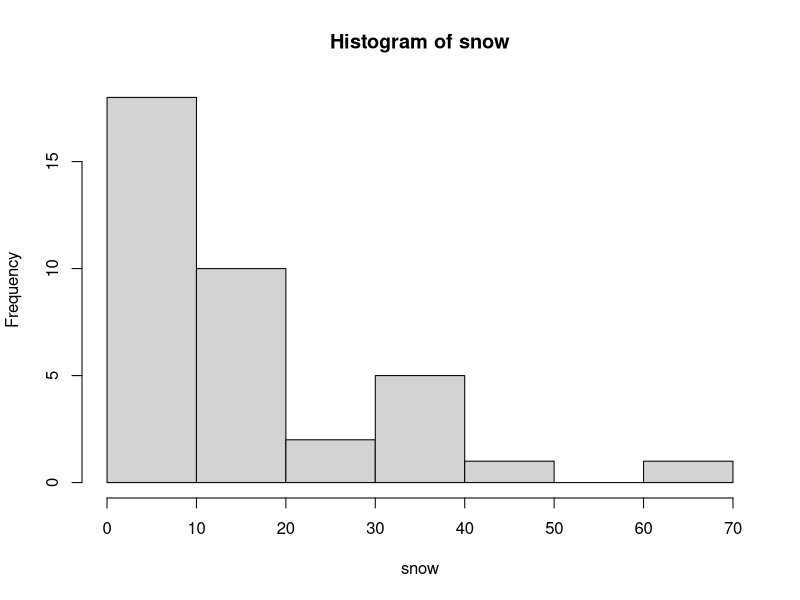
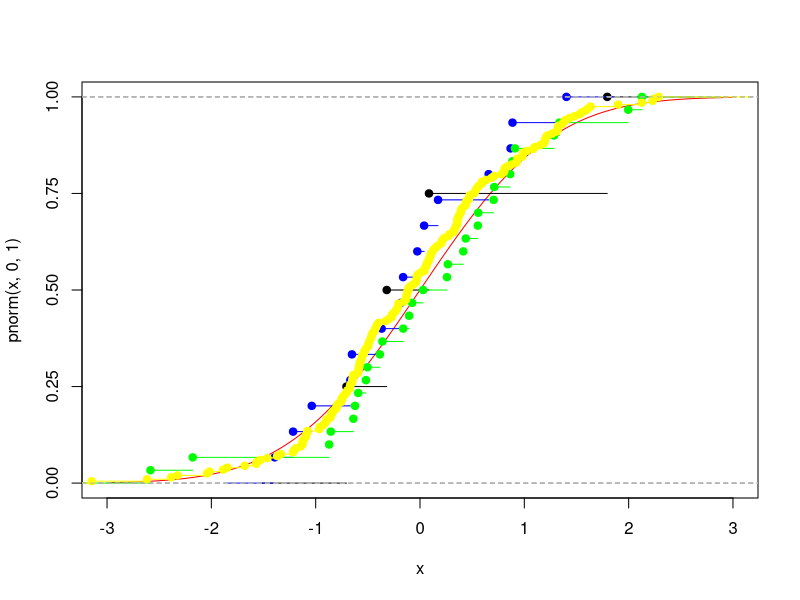

These figures' R source, in order:
snow <- c(1,1,3,3,3,4,5,5,5,5,5,5,5,5,6,10,10,10,15,15,15,15,20,20,20,20,20, 20,30,30,35,40,40,40,40,45,65)
table(snow)
hist(snow)

m=mean(snow)
m
med=median(snow)
med
sqrt(mean((snow-m)^2))
sqrt(mean((snow-med)^2))

x=seq(-3, 3, by=0.001)
plot(x, pnorm(x, 0, 1), yaxt="none", type="l", col = "red")
axis(side=2, at = seq(0,1, by=0.25))

y=rnorm(4)
y
lines(ecdf(y), col="black")

z=rnorm(15)
lines(ecdf(z), col="blue")

v=rnorm(30)
lines(ecdf(v), col="green")

lines(ecdf(rnorm (200, 0, 1)), col="yellow")